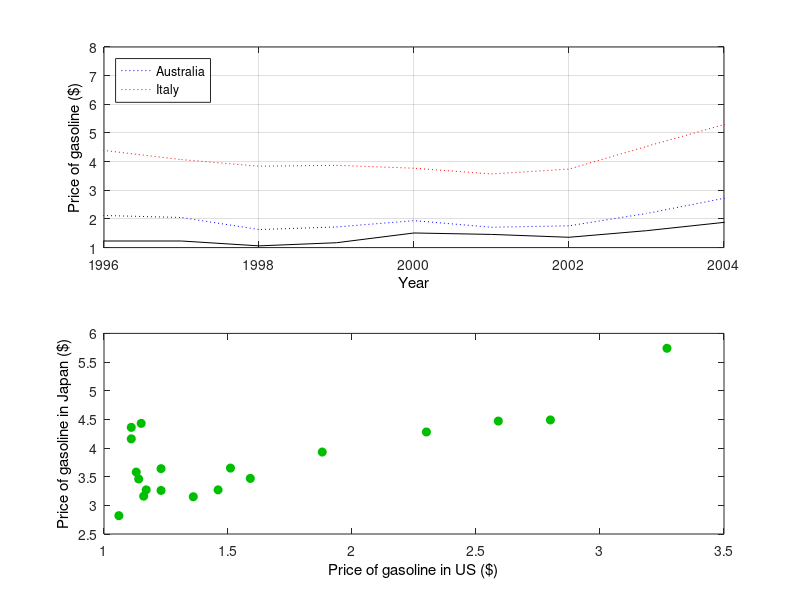

Source code (MATLAB):
%% Query handle 0
get(0);

%% Change the name of a figure window
f = figure;
set(f,'Name','This is a MATLAB figure');

%% Exercise 1
load gasprices;
plot(France,Germany);
set(get(gca,'Children'),'LineStyle','none');
set(get(gca,'Children'),'Marker','*');

% Alternative
plot(France,Germany,'*');

%% Exercise 2
load gasprices;
h1 = plot(Year,Germany);
hold all;
h2 = plot(Year,France);
h3 = plot(Year,Mexico);
hold off;

% Alternative
h = plot(Year,Germany,Year,France,Year,Mexico);

%% Annotating Plots
load gasprices;
h1 = plot(Year,Germany);
hold all;
h2 = plot(Year,France);
h3 = plot(Year,Mexico);
hold off;
get(gca);
set(gca,'XLim',[1992 2006]);
set(gca,'XTick',[1994 1998 2002]);
set(gca,'XTickLabel',{'Year 5','Year 9','Year 13'});
set(get(gca,'XLabel'),'String','Year');
set(gca,'XGrid','on');
l1 = legend('Germany','France','Mexico');
% TURN OFF LEGEND
l2 = legend([h3 h2 h1],{'Mexico','France','Germany'});

%% Subplots
subplot(3,3,5);

%% Exercise 3
load gasprices;
a1 = subplot(2,1,1);
h1 = plot(a1,gasprice(:,1),gasprice(:,11),'k',gasprice(:,1),gasprice(:,2),'b:',gasprice(:,1),gasprice(:,6),'r:');
% set(h1(1),'Color',[0 0 0]);
% set(h1(2),'Color',[0 0 1],'LineStyle',':');
% set(h1(3),'Color',[1 0 0],'LineStyle',':');
set(a1,'XLim',[1996 2004]);
set(get(a1,'XLabel'),'String','Year');
set(get(a1,'YLabel'),'String','Price of gasoline ($)');
set(a1,'XGrid','on','YGrid','on');
legend(a1,[h1(2) h1(3)],{'Australia','Italy'},'Location','NorthWest');
a2 = subplot(2,1,2);
h2 = plot(a2,gasprice(:,11),gasprice(:,7));
set(h2,'LineStyle','none','Marker','o','MarkerEdgeColor',[0 0.75 0],'MarkerFaceColor',[0 0.75 0]);
set(get(a2,'XLabel'),'String','Price of gasoline in US ($)');
set(get(a2,'YLabel'),'String','Price of gasoline in Japan ($)');